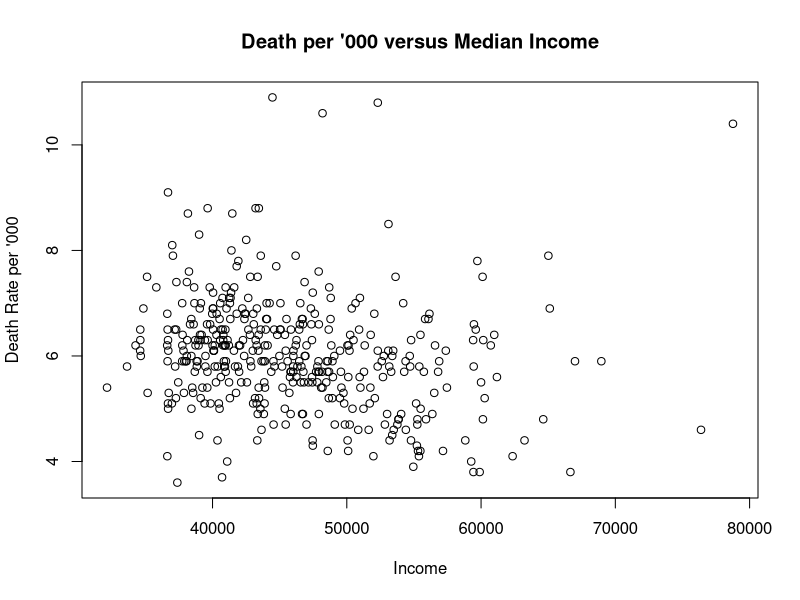
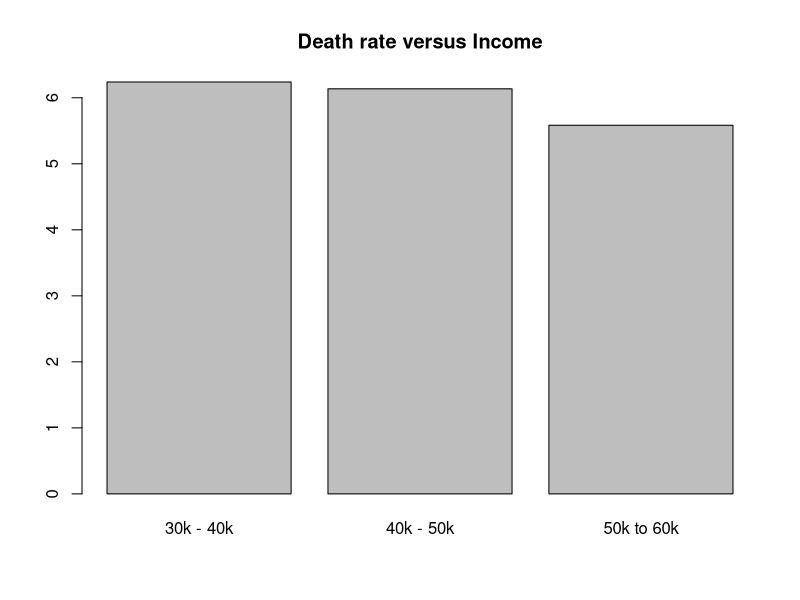
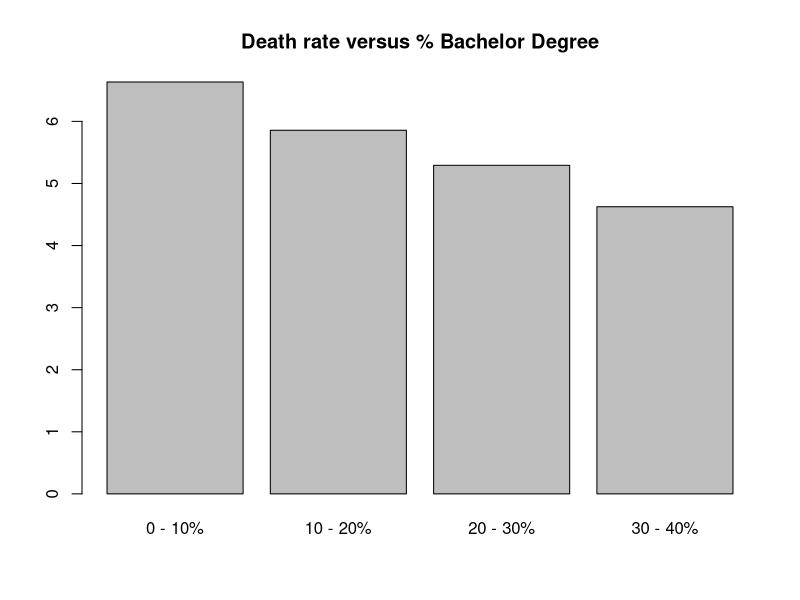
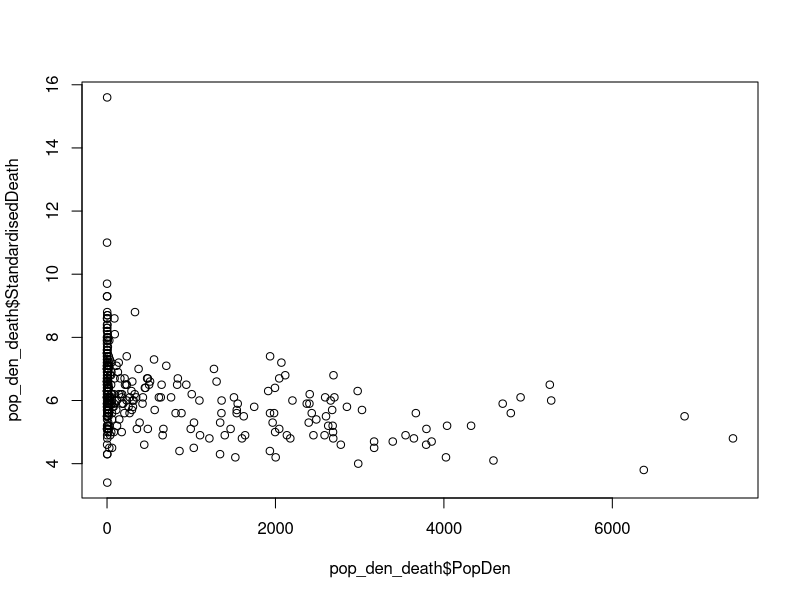
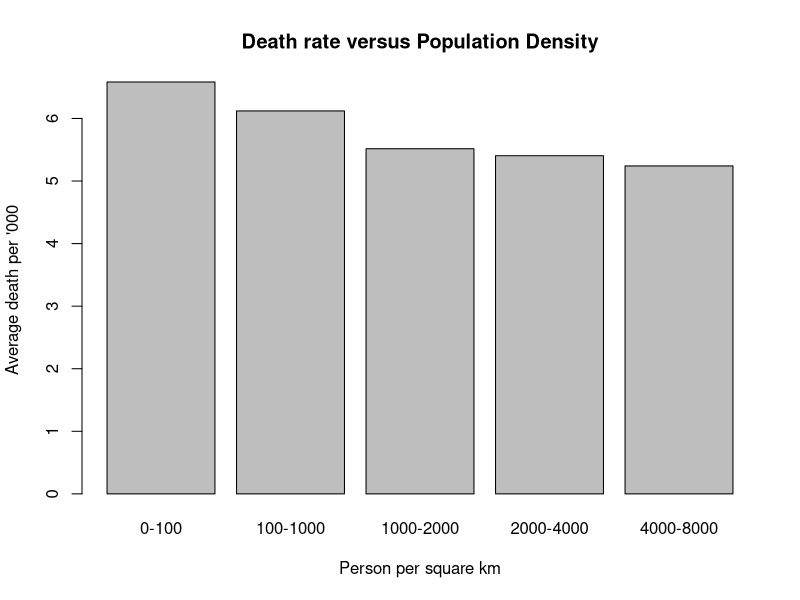

Here is the R script that generated these plots, in order:
library(openxlsx)

##Population##
pop <- read.xlsx("14100DS0002_2017-03.xlsx",
                 sheet ="Population and People _LGA_1540",
                 startRow = 5)
pop[pop == "-"]<- NA

#Percentage Age distribution of Population
percent_age_dist <- subset(pop, select = c(2:12))
colnames(percent_age_dist) = percent_age_dist[2, ]
percent_age_dist <- percent_age_dist[-c(1:3),]

#Age distribution of population
age_dist <- subset(pop, select = c(2,3,51:69))
colnames(age_dist) = age_dist[2,]
age_dist <- age_dist[-c(1:3),]

#Age distribution of males
age_dist_m <- subset(pop, select = c(2,3,13:31))
colnames(age_dist_m) = age_dist_m[2,]
age_dist_m <- age_dist_m[-c(1:3),]

#Age distribution of females
age_dist_f <- subset(pop, select = c(2,3,32:50))
colnames(age_dist_f) = age_dist_f[2,]
age_dist_f <- age_dist_f[-c(1:3),]

#Percentage of working age population per area
work_age <- subset(pop, select = c(2,3,70))
colnames(work_age) = work_age[2,]
work_age <- work_age[-c(1:3),]

##Median Age##
#Median age per area
med_age <- subset(pop, select = c(2,3,71:73))
colnames(med_age) = med_age[2,]
med_age <- med_age[-c(1:3),]

##Births and Deaths##
#Births per area
birth <- subset(pop, select =c(2,3,74))
colnames(birth) = birth[1,]
birth <- birth[-c(1:3),]
#Fertility per female
fertility <- subset(pop, select =c(2,3,75))
colnames(fertility) = fertility[1,]
fertility <- fertility[-c(1:3),]
#Deaths per area
death <- subset(pop, select =c(2,3,76))
colnames(death) = death[1,]
death <- death[-c(1:3),]
#Standardised death per area
death_st <- subset(pop, select =c(2,3,77))
colnames(death_st) = death_st[1,]
death_st <- death_st[-c(1:3),]

##Population Desity##
pop_den <- subset (pop, select = c(2,3,78))
colnames(pop_den) = pop_den[3,]
pop_den <- pop_den[-c(1:3),]

#Percentage of Aboriginal people per area
perc_ind <- subset(pop, select =c(2,3,79))
colnames(perc_ind) = perc_ind[1,]
perc_ind <- perc_ind[-c(1:3),]

#Overseas Population
overseas_pop <- subset(pop, select =c(2,3,80:89), X81 != "-")
colnames(overseas_pop) = overseas_pop[1,]
overseas_pop <- overseas_pop[-c(1:3),]

##Migration##
#Arrivals
arrivals <- subset(pop, select =c(2,3,90))
colnames(arrivals) = arrivals[1,]
arrivals <- arrivals[-c(1:3),]

#Departures
departures <- subset(pop, select =c(2,3,91))
colnames(departures) = departures[1,]
departures <- departures[-c(1:3),]

#Net arrivals
net <- subset(pop, select =c(2,3,92))
colnames(net) = net[1,]
net <- net[-c(1:3),]

##Industry and Sectors##
ind <- read.xlsx("14100DS0004_2017-03.xlsx",
                 sheet = "Economy and Industry _LGA_15424",
                 startRow = 6)
ind[ind == "-"] <- NA

#Businesses with number of employees
num_emp <- subset(ind, select = c(2,3,4:8))
colnames(num_emp) = num_emp[1,]
num_emp <- num_emp[-c(1:2),]

#Business entries
bus_ent <- subset(ind, select = c(2,3,9:13))
colnames(bus_ent) = bus_ent[1,]
bus_ent <- bus_ent[-c(1:2),]

#Business exits
bus_exit <- subset(ind, select = c(2,3,14:18))
colnames(bus_exit) = bus_exit[1,]
bus_exit <- bus_exit[-c(1:2),]

#Businesses per industry
bus_ind <- subset(ind, select = c(2,3,19:39))
colnames(bus_ind) = bus_ind[1,]
bus_ind <- bus_ind[-c(1:2),]

#Building approvals
bud_app <- subset(ind, select = c(2,3,40:49))
colnames(bud_app) = bud_app[1,]
bud_app <- bud_app[-c(1:2),]

#Bankrupts
bankrupts <- subset(ind, select = c(2,3,54:56))
colnames(bankrupts) = bankrupts[1,]
bankrupts <- bankrupts[-c(1:2),]

#Percentage of workforce per industry
work_ind <- subset(ind, select = c(2,3,57:76))
colnames(work_ind) = work_ind[1,]
work_ind <- work_ind[-c(1:2),]
work_ind <- work_ind[work_ind$Manufacturing != "-",]

#Type of vehicle
vec_type <- subset(ind, select =c(2,3,77:86))
colnames(vec_type) = vec_type[1,]
vec_type <- vec_type[-c(1:2),]

#Vehicle fuel type
vec_fuel <- subset(ind, select = c(2,3,87:90))
colnames(vec_fuel) = vec_fuel[1,]
vec_fuel <- vec_fuel[-c(1:2),]

#Vehicle years since manufacture
vec_manu <- subset(ind, select = c(2,3,91:93))
colnames(vec_manu) = vec_manu[1,]
vec_manu <- vec_manu[-c(1:2),]

#Income Employment and Education
iee <- read.xlsx("14100DS0006_2017-03.xlsx",
                 sheet ="Income_Educ and Emp_Health_LGA_",
                 startRow = 6)
iee[iee == "-"] <- NA

##Estimates of personal income
epi <- subset(iee, select = c(2:21), X5 != "-")
colnames(epi) = epi[1,]
epi <- epi[-c(1:2),]

##Income##
#Number, median and total employee income
employee_income <- subset(epi, select = c(1,2,3:5))
#Number, median and total self-employed income
own_income <- subset(epi, select = c(1,2,6:8))
#Number, median and total investment income
invest_income <- subset(epi, select = c(1,2,9:11))
#Number, median and total super income
super_income <- subset(epi, select = c(1,2,12:14))
#Number, median and total other income
other_income <- subset(epi, select = c(1,2,15:17))
#Number, median and total total income
total_income <- subset(epi, select = c(1,2,18:20))

##Government Pensions and Allowances
gpa <- subset(iee, select = c(2,3,22:37))
colnames(gpa) = gpa[1,]
gpa <- gpa[-c(1:2),]

##Education
edu <- subset(iee, select = c(2,3,37:42), X37 != "-")
colnames(edu) = edu[1,]
edu <- edu[-c(1:2),]

##Occupation
ocu <- subset(iee, select = c(2,3,43:51), X44 != "-")
colnames(ocu) = ocu[1,]
ocu <- ocu[-c(1:2),]

##Youth Engagement with workforce
youth <- subset(iee, select = c(2,3,52:59), X53 != "-")
colnames(youth) = youth[1,]
youth <- youth[-c(1:2),]

##Labour force
lbf <- subset(iee, select = c(2,3,60:63), X61 != "-")
colnames(lbf) = lbf[1,]
lbf <- lbf[-c(1:2),]

#Family and Community, Land and Environment
fcle <- read.xlsx("14100DS0008_2017-03.xlsx",
                  sheet = "Family_Land_LGA_1546198",
                  startRow = 6)
fcle[fcle == "-"] <- NA

#Family and Community
fc <- subset(fcle, select = c(2,3,4:53), X7 != "-")
colnames(fc) = fc[1,]
fc <- fc[-c(1:2),]

#English proficiency
eng_prof <- subset(fc, select = c(1,2,3:7))

#Citizenship
citizen <- subset(fc, select = c(1,2,8:10))

#Transport to and from work
transport <- subset(fc, select = c(1,2,11:22))

#Total employed
t_employ <- subset(fc, select = c(1,2,23))

#Household size
#Lone, Group, Family, Total, Average
house_size <- subset(fc, select = c(1,2,24:28))

#Family size
fam_size <- subset(fc, select = c(1,2,29:36))

#Voluntary work / care
vol <- subset(fc, select = c(1,2,37:41))

#Internet connect
int <- subset(fc, select = c(1,2,42:45))

#Average rental and mortgage payments
avg_rent_mort <- subset(fc, select = c(1,2,46:47))

#SEIFA Decile Ranking
seifa <- subset(fc, select = c(1,2,48:51))

#Land and environment
le <- subset(fcle, select = c(2,3,53:70), LAND.AREA != "-")
colnames(le) = fcle[1,c(2,3,53:70)]
le <- le[-c(1),]

#Land
land <- subset(le, select = c(1,2,3:18))

#Solar Panel 
solar <- subset(le, select = c(1,2,19:20))

############################################################
############################################################
############################################################

##Sample Death vs income graph
colnames(death_st)[1] <- "Area"
colnames(employee_income)[1] <- "Area"
colnames(death_st)[2] <- "Year"
colnames(death_st)[3] <- "StandardisedDeath"
colnames(employee_income)[2] <- "Year"
#Select data who's year is 2013
death_st_13 <- death_st[death_st$Year == "2013",]
#Combine dataframes together
income_death <- merge(death_st_13, employee_income)
income_death <- na.omit(income_death)
colnames(income_death)[4] <- "MedianIncome"
##income_death <- income_death[income_death$StandardisedDeath != "-",]
#Plot death rate vs income on a scatter plot
plot(income_death$MedianIncome, income_death$StandardisedDeath , main="Death per '000 versus Median Income", 
     xlab="Income", ylab="Death Rate per '000")
income_death <- transform(income_death, MedianIncome = as.numeric(MedianIncome))
income_death <- transform(income_death, StandardisedDeath = as.numeric(StandardisedDeath))
a <- with(income_death, mean(StandardisedDeath[MedianIncome > 30000 & MedianIncome < 40000]))
b <- with(income_death, mean(StandardisedDeath[MedianIncome > 40000 & MedianIncome < 50000]))
c <- with(income_death, mean(StandardisedDeath[MedianIncome > 50000 & MedianIncome < 60000]))
death_income <- c(a,b,c)
barplot(death_income, main="Death rate versus Income",
        names.arg=c("30k - 40k", "40k - 50k", "50k to 60k"))
#with(income_death, mean(StandardisedDeath[MedianIncome > 60000 & MedianIncome < 70000]))
#with(income_death, mean(StandardisedDeath[MedianIncome > 70000 & MedianIncome < 80000]))

##Education vs death
colnames(edu)[1] <- "Area"
death_st_11 <- death_st[death_st$Year == 2011,]
death_st_11 <- na.omit(death_st_11)
edu_death <- merge(edu, death_st_11, by = "Area")
edu_death[3:10] <- lapply(edu_death[3:10], as.numeric)
colnames(edu_death)[5] <- "Bachelor"
a <- with(edu_death, mean(StandardisedDeath[ Bachelor > 0 & Bachelor < 10]))
b <- with(edu_death, mean(StandardisedDeath[ Bachelor > 10 & Bachelor < 20]))
c <- with(edu_death, mean(StandardisedDeath[ Bachelor > 20 & Bachelor < 30]))
d <- with(edu_death, mean(StandardisedDeath[ Bachelor > 30 & Bachelor < 40]))
death_bach <- c(a,b,c,d)
barplot(death_bach, main="Death rate versus % Bachelor Degree",
        names.arg=c("0 - 10%", "10 - 20%", "20 - 30%", "30 - 40%"))

##Population density
colnames(pop_den)[1] <- "Area"
colnames(pop_den)[2] <- "Year"
colnames(pop_den)[3] <- "PopDen"
pop_den_death <- merge(pop_den, death_st_11)
pop_den_death[c(2:4)] <- lapply(pop_den_death[c(2:4)], as.numeric)
pop_den_death <- na.omit(pop_den_death)
plot(pop_den_death$PopDen, pop_den_death$StandardisedDeath)
a <- with(pop_den_death, mean(StandardisedDeath[ PopDen > 0 & PopDen < 100]))
b <- with(pop_den_death, mean(StandardisedDeath[ PopDen > 100 & PopDen < 1000]))
c <- with(pop_den_death, mean(StandardisedDeath[ PopDen > 1000 & PopDen < 2000]))
d <- with(pop_den_death, mean(StandardisedDeath[ PopDen > 2000 & PopDen < 4000]))
e <- with(pop_den_death, mean(StandardisedDeath[ PopDen > 4000 & PopDen < 8000]))
barplot(c(a,b,c,d,e), main="Death rate versus Population Density",
        names.arg=c("0-100", "100-1000", "1000-2000", "2000-4000", "4000-8000"), ylab = "Average death per '000", xlab = "Person per square km")

##Removing bottom 25% quartile##
#Remove NA data
test <- na.omit(death_st)
#Convert the data to numeric
test <- transform(test, StandardisedDeath = as.numeric(StandardisedDeath))
#Obtain new data frame by removing bottom 25%
test2 <- test[ test$StandardisedDeath > quantile(test$StandardisedDeath , 0.25 ) , ]